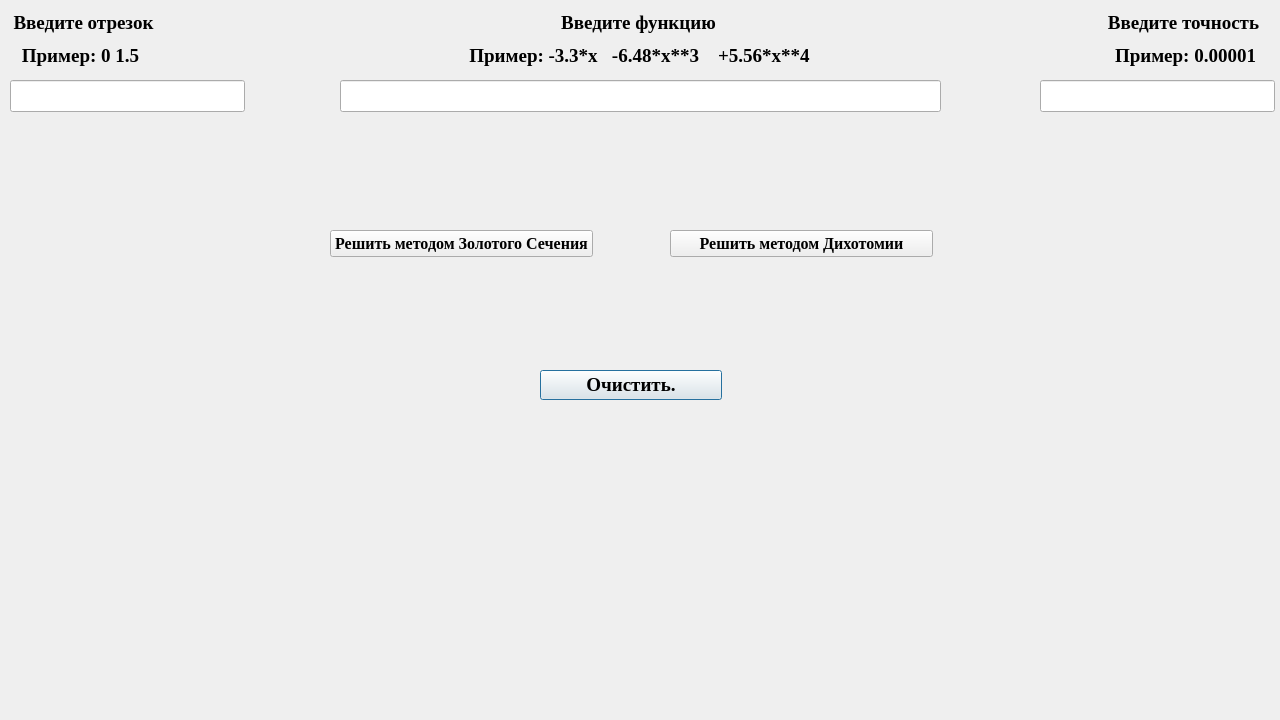
<?xml version="1.0" encoding="UTF-8"?>
<ui version="4.0">
 <class>Calculator</class>
 <widget class="QDialog" name="Calculator">
  <property name="geometry">
   <rect>
    <x>0</x>
    <y>0</y>
    <width>1280</width>
    <height>720</height>
   </rect>
  </property>
  <property name="minimumSize">
   <size>
    <width>1280</width>
    <height>720</height>
   </size>
  </property>
  <property name="maximumSize">
   <size>
    <width>1280</width>
    <height>720</height>
   </size>
  </property>
  <property name="windowTitle">
   <string>Dialog</string>
  </property>
  <widget class="QLabel" name="getAnswer">
   <property name="geometry">
    <rect>
     <x>390</x>
     <y>310</y>
     <width>481</width>
     <height>37</height>
    </rect>
   </property>
   <property name="palette">
    <palette>
     <active>
      <colorrole role="WindowText">
       <brush brushstyle="SolidPattern">
        <color alpha="255">
         <red>0</red>
         <green>0</green>
         <blue>0</blue>
        </color>
       </brush>
      </colorrole>
      <colorrole role="Text">
       <brush brushstyle="SolidPattern">
        <color alpha="255">
         <red>0</red>
         <green>0</green>
         <blue>0</blue>
        </color>
       </brush>
      </colorrole>
      <colorrole role="ButtonText">
       <brush brushstyle="SolidPattern">
        <color alpha="255">
         <red>0</red>
         <green>0</green>
         <blue>0</blue>
        </color>
       </brush>
      </colorrole>
     </active>
     <inactive>
      <colorrole role="WindowText">
       <brush brushstyle="SolidPattern">
        <color alpha="255">
         <red>0</red>
         <green>0</green>
         <blue>0</blue>
        </color>
       </brush>
      </colorrole>
      <colorrole role="Text">
       <brush brushstyle="SolidPattern">
        <color alpha="255">
         <red>0</red>
         <green>0</green>
         <blue>0</blue>
        </color>
       </brush>
      </colorrole>
      <colorrole role="ButtonText">
       <brush brushstyle="SolidPattern">
        <color alpha="255">
         <red>0</red>
         <green>0</green>
         <blue>0</blue>
        </color>
       </brush>
      </colorrole>
     </inactive>
     <disabled>
      <colorrole role="WindowText">
       <brush brushstyle="SolidPattern">
        <color alpha="255">
         <red>0</red>
         <green>0</green>
         <blue>0</blue>
        </color>
       </brush>
      </colorrole>
      <colorrole role="Text">
       <brush brushstyle="SolidPattern">
        <color alpha="255">
         <red>0</red>
         <green>0</green>
         <blue>0</blue>
        </color>
       </brush>
      </colorrole>
      <colorrole role="ButtonText">
       <brush brushstyle="SolidPattern">
        <color alpha="255">
         <red>0</red>
         <green>0</green>
         <blue>0</blue>
        </color>
       </brush>
      </colorrole>
     </disabled>
    </palette>
   </property>
   <property name="font">
    <font>
     <family>Times New Roman</family>
     <pointsize>24</pointsize>
     <weight>75</weight>
     <bold>true</bold>
    </font>
   </property>
   <property name="layoutDirection">
    <enum>Qt::LeftToRight</enum>
   </property>
   <property name="styleSheet">
    <string notr="true">color: rgb(0, 0, 0);</string>
   </property>
   <property name="text">
    <string/>
   </property>
   <property name="alignment">
    <set>Qt::AlignCenter</set>
   </property>
  </widget>
  <widget class="QPushButton" name="clear">
   <property name="geometry">
    <rect>
     <x>540</x>
     <y>370</y>
     <width>182</width>
     <height>30</height>
    </rect>
   </property>
   <property name="palette">
    <palette>
     <active>
      <colorrole role="WindowText">
       <brush brushstyle="SolidPattern">
        <color alpha="255">
         <red>0</red>
         <green>0</green>
         <blue>0</blue>
        </color>
       </brush>
      </colorrole>
      <colorrole role="Text">
       <brush brushstyle="SolidPattern">
        <color alpha="255">
         <red>0</red>
         <green>0</green>
         <blue>0</blue>
        </color>
       </brush>
      </colorrole>
      <colorrole role="ButtonText">
       <brush brushstyle="SolidPattern">
        <color alpha="255">
         <red>0</red>
         <green>0</green>
         <blue>0</blue>
        </color>
       </brush>
      </colorrole>
     </active>
     <inactive>
      <colorrole role="WindowText">
       <brush brushstyle="SolidPattern">
        <color alpha="255">
         <red>0</red>
         <green>0</green>
         <blue>0</blue>
        </color>
       </brush>
      </colorrole>
      <colorrole role="Text">
       <brush brushstyle="SolidPattern">
        <color alpha="255">
         <red>0</red>
         <green>0</green>
         <blue>0</blue>
        </color>
       </brush>
      </colorrole>
      <colorrole role="ButtonText">
       <brush brushstyle="SolidPattern">
        <color alpha="255">
         <red>0</red>
         <green>0</green>
         <blue>0</blue>
        </color>
       </brush>
      </colorrole>
     </inactive>
     <disabled>
      <colorrole role="WindowText">
       <brush brushstyle="SolidPattern">
        <color alpha="255">
         <red>0</red>
         <green>0</green>
         <blue>0</blue>
        </color>
       </brush>
      </colorrole>
      <colorrole role="Text">
       <brush brushstyle="SolidPattern">
        <color alpha="255">
         <red>0</red>
         <green>0</green>
         <blue>0</blue>
        </color>
       </brush>
      </colorrole>
      <colorrole role="ButtonText">
       <brush brushstyle="SolidPattern">
        <color alpha="255">
         <red>0</red>
         <green>0</green>
         <blue>0</blue>
        </color>
       </brush>
      </colorrole>
     </disabled>
    </palette>
   </property>
   <property name="font">
    <font>
     <family>Times New Roman</family>
     <pointsize>14</pointsize>
     <weight>75</weight>
     <bold>true</bold>
    </font>
   </property>
   <property name="styleSheet">
    <string notr="true">color: rgb(0, 0, 0);</string>
   </property>
   <property name="text">
    <string>Очистить.</string>
   </property>
  </widget>
  <widget class="QPushButton" name="getAnswerDichotomy">
   <property name="geometry">
    <rect>
     <x>670</x>
     <y>230</y>
     <width>263</width>
     <height>27</height>
    </rect>
   </property>
   <property name="palette">
    <palette>
     <active>
      <colorrole role="WindowText">
       <brush brushstyle="SolidPattern">
        <color alpha="255">
         <red>0</red>
         <green>0</green>
         <blue>0</blue>
        </color>
       </brush>
      </colorrole>
      <colorrole role="Text">
       <brush brushstyle="SolidPattern">
        <color alpha="255">
         <red>0</red>
         <green>0</green>
         <blue>0</blue>
        </color>
       </brush>
      </colorrole>
      <colorrole role="ButtonText">
       <brush brushstyle="SolidPattern">
        <color alpha="255">
         <red>0</red>
         <green>0</green>
         <blue>0</blue>
        </color>
       </brush>
      </colorrole>
     </active>
     <inactive>
      <colorrole role="WindowText">
       <brush brushstyle="SolidPattern">
        <color alpha="255">
         <red>0</red>
         <green>0</green>
         <blue>0</blue>
        </color>
       </brush>
      </colorrole>
      <colorrole role="Text">
       <brush brushstyle="SolidPattern">
        <color alpha="255">
         <red>0</red>
         <green>0</green>
         <blue>0</blue>
        </color>
       </brush>
      </colorrole>
      <colorrole role="ButtonText">
       <brush brushstyle="SolidPattern">
        <color alpha="255">
         <red>0</red>
         <green>0</green>
         <blue>0</blue>
        </color>
       </brush>
      </colorrole>
     </inactive>
     <disabled>
      <colorrole role="WindowText">
       <brush brushstyle="SolidPattern">
        <color alpha="255">
         <red>0</red>
         <green>0</green>
         <blue>0</blue>
        </color>
       </brush>
      </colorrole>
      <colorrole role="Text">
       <brush brushstyle="SolidPattern">
        <color alpha="255">
         <red>0</red>
         <green>0</green>
         <blue>0</blue>
        </color>
       </brush>
      </colorrole>
      <colorrole role="ButtonText">
       <brush brushstyle="SolidPattern">
        <color alpha="255">
         <red>0</red>
         <green>0</green>
         <blue>0</blue>
        </color>
       </brush>
      </colorrole>
     </disabled>
    </palette>
   </property>
   <property name="font">
    <font>
     <family>Times New Roman</family>
     <pointsize>12</pointsize>
     <weight>75</weight>
     <bold>true</bold>
    </font>
   </property>
   <property name="styleSheet">
    <string notr="true">color: rgb(0, 0, 0);</string>
   </property>
   <property name="text">
    <string>Решить методом Дихотомии</string>
   </property>
  </widget>
  <widget class="QPushButton" name="getAnswerGolden">
   <property name="geometry">
    <rect>
     <x>330</x>
     <y>230</y>
     <width>263</width>
     <height>27</height>
    </rect>
   </property>
   <property name="palette">
    <palette>
     <active>
      <colorrole role="WindowText">
       <brush brushstyle="SolidPattern">
        <color alpha="255">
         <red>0</red>
         <green>0</green>
         <blue>0</blue>
        </color>
       </brush>
      </colorrole>
      <colorrole role="Text">
       <brush brushstyle="SolidPattern">
        <color alpha="255">
         <red>0</red>
         <green>0</green>
         <blue>0</blue>
        </color>
       </brush>
      </colorrole>
      <colorrole role="ButtonText">
       <brush brushstyle="SolidPattern">
        <color alpha="255">
         <red>0</red>
         <green>0</green>
         <blue>0</blue>
        </color>
       </brush>
      </colorrole>
     </active>
     <inactive>
      <colorrole role="WindowText">
       <brush brushstyle="SolidPattern">
        <color alpha="255">
         <red>0</red>
         <green>0</green>
         <blue>0</blue>
        </color>
       </brush>
      </colorrole>
      <colorrole role="Text">
       <brush brushstyle="SolidPattern">
        <color alpha="255">
         <red>0</red>
         <green>0</green>
         <blue>0</blue>
        </color>
       </brush>
      </colorrole>
      <colorrole role="ButtonText">
       <brush brushstyle="SolidPattern">
        <color alpha="255">
         <red>0</red>
         <green>0</green>
         <blue>0</blue>
        </color>
       </brush>
      </colorrole>
     </inactive>
     <disabled>
      <colorrole role="WindowText">
       <brush brushstyle="SolidPattern">
        <color alpha="255">
         <red>0</red>
         <green>0</green>
         <blue>0</blue>
        </color>
       </brush>
      </colorrole>
      <colorrole role="Text">
       <brush brushstyle="SolidPattern">
        <color alpha="255">
         <red>0</red>
         <green>0</green>
         <blue>0</blue>
        </color>
       </brush>
      </colorrole>
      <colorrole role="ButtonText">
       <brush brushstyle="SolidPattern">
        <color alpha="255">
         <red>0</red>
         <green>0</green>
         <blue>0</blue>
        </color>
       </brush>
      </colorrole>
     </disabled>
    </palette>
   </property>
   <property name="font">
    <font>
     <family>Times New Roman</family>
     <pointsize>12</pointsize>
     <weight>75</weight>
     <bold>true</bold>
    </font>
   </property>
   <property name="styleSheet">
    <string notr="true">color: rgb(0, 0, 0);</string>
   </property>
   <property name="text">
    <string>Решить методом Золотого Сечения</string>
   </property>
  </widget>
  <widget class="QLabel" name="Func">
   <property name="geometry">
    <rect>
     <x>560</x>
     <y>12</y>
     <width>157</width>
     <height>22</height>
    </rect>
   </property>
   <property name="palette">
    <palette>
     <active>
      <colorrole role="WindowText">
       <brush brushstyle="SolidPattern">
        <color alpha="255">
         <red>0</red>
         <green>0</green>
         <blue>0</blue>
        </color>
       </brush>
      </colorrole>
      <colorrole role="Text">
       <brush brushstyle="SolidPattern">
        <color alpha="255">
         <red>0</red>
         <green>0</green>
         <blue>0</blue>
        </color>
       </brush>
      </colorrole>
      <colorrole role="ButtonText">
       <brush brushstyle="SolidPattern">
        <color alpha="255">
         <red>0</red>
         <green>0</green>
         <blue>0</blue>
        </color>
       </brush>
      </colorrole>
     </active>
     <inactive>
      <colorrole role="WindowText">
       <brush brushstyle="SolidPattern">
        <color alpha="255">
         <red>0</red>
         <green>0</green>
         <blue>0</blue>
        </color>
       </brush>
      </colorrole>
      <colorrole role="Text">
       <brush brushstyle="SolidPattern">
        <color alpha="255">
         <red>0</red>
         <green>0</green>
         <blue>0</blue>
        </color>
       </brush>
      </colorrole>
      <colorrole role="ButtonText">
       <brush brushstyle="SolidPattern">
        <color alpha="255">
         <red>0</red>
         <green>0</green>
         <blue>0</blue>
        </color>
       </brush>
      </colorrole>
     </inactive>
     <disabled>
      <colorrole role="WindowText">
       <brush brushstyle="SolidPattern">
        <color alpha="255">
         <red>0</red>
         <green>0</green>
         <blue>0</blue>
        </color>
       </brush>
      </colorrole>
      <colorrole role="Text">
       <brush brushstyle="SolidPattern">
        <color alpha="255">
         <red>0</red>
         <green>0</green>
         <blue>0</blue>
        </color>
       </brush>
      </colorrole>
      <colorrole role="ButtonText">
       <brush brushstyle="SolidPattern">
        <color alpha="255">
         <red>0</red>
         <green>0</green>
         <blue>0</blue>
        </color>
       </brush>
      </colorrole>
     </disabled>
    </palette>
   </property>
   <property name="font">
    <font>
     <family>Times New Roman</family>
     <pointsize>14</pointsize>
     <weight>75</weight>
     <bold>true</bold>
    </font>
   </property>
   <property name="styleSheet">
    <string notr="true">color: rgb(0, 0, 0);</string>
   </property>
   <property name="text">
    <string>Введите функцию</string>
   </property>
   <property name="alignment">
    <set>Qt::AlignCenter</set>
   </property>
  </widget>
  <widget class="QLabel" name="Accuracy">
   <property name="geometry">
    <rect>
     <x>1106</x>
     <y>12</y>
     <width>155</width>
     <height>22</height>
    </rect>
   </property>
   <property name="palette">
    <palette>
     <active>
      <colorrole role="WindowText">
       <brush brushstyle="SolidPattern">
        <color alpha="255">
         <red>0</red>
         <green>0</green>
         <blue>0</blue>
        </color>
       </brush>
      </colorrole>
      <colorrole role="Text">
       <brush brushstyle="SolidPattern">
        <color alpha="255">
         <red>0</red>
         <green>0</green>
         <blue>0</blue>
        </color>
       </brush>
      </colorrole>
      <colorrole role="ButtonText">
       <brush brushstyle="SolidPattern">
        <color alpha="255">
         <red>0</red>
         <green>0</green>
         <blue>0</blue>
        </color>
       </brush>
      </colorrole>
     </active>
     <inactive>
      <colorrole role="WindowText">
       <brush brushstyle="SolidPattern">
        <color alpha="255">
         <red>0</red>
         <green>0</green>
         <blue>0</blue>
        </color>
       </brush>
      </colorrole>
      <colorrole role="Text">
       <brush brushstyle="SolidPattern">
        <color alpha="255">
         <red>0</red>
         <green>0</green>
         <blue>0</blue>
        </color>
       </brush>
      </colorrole>
      <colorrole role="ButtonText">
       <brush brushstyle="SolidPattern">
        <color alpha="255">
         <red>0</red>
         <green>0</green>
         <blue>0</blue>
        </color>
       </brush>
      </colorrole>
     </inactive>
     <disabled>
      <colorrole role="WindowText">
       <brush brushstyle="SolidPattern">
        <color alpha="255">
         <red>0</red>
         <green>0</green>
         <blue>0</blue>
        </color>
       </brush>
      </colorrole>
      <colorrole role="Text">
       <brush brushstyle="SolidPattern">
        <color alpha="255">
         <red>0</red>
         <green>0</green>
         <blue>0</blue>
        </color>
       </brush>
      </colorrole>
      <colorrole role="ButtonText">
       <brush brushstyle="SolidPattern">
        <color alpha="255">
         <red>0</red>
         <green>0</green>
         <blue>0</blue>
        </color>
       </brush>
      </colorrole>
     </disabled>
    </palette>
   </property>
   <property name="font">
    <font>
     <family>Times New Roman</family>
     <pointsize>14</pointsize>
     <weight>75</weight>
     <bold>true</bold>
    </font>
   </property>
   <property name="styleSheet">
    <string notr="true">color: rgb(0, 0, 0);</string>
   </property>
   <property name="text">
    <string>Введите точность</string>
   </property>
   <property name="alignment">
    <set>Qt::AlignCenter</set>
   </property>
  </widget>
  <widget class="QLabel" name="Section">
   <property name="geometry">
    <rect>
     <x>12</x>
     <y>12</y>
     <width>143</width>
     <height>22</height>
    </rect>
   </property>
   <property name="palette">
    <palette>
     <active>
      <colorrole role="WindowText">
       <brush brushstyle="SolidPattern">
        <color alpha="255">
         <red>0</red>
         <green>0</green>
         <blue>0</blue>
        </color>
       </brush>
      </colorrole>
      <colorrole role="Text">
       <brush brushstyle="SolidPattern">
        <color alpha="255">
         <red>0</red>
         <green>0</green>
         <blue>0</blue>
        </color>
       </brush>
      </colorrole>
      <colorrole role="ButtonText">
       <brush brushstyle="SolidPattern">
        <color alpha="255">
         <red>0</red>
         <green>0</green>
         <blue>0</blue>
        </color>
       </brush>
      </colorrole>
     </active>
     <inactive>
      <colorrole role="WindowText">
       <brush brushstyle="SolidPattern">
        <color alpha="255">
         <red>0</red>
         <green>0</green>
         <blue>0</blue>
        </color>
       </brush>
      </colorrole>
      <colorrole role="Text">
       <brush brushstyle="SolidPattern">
        <color alpha="255">
         <red>0</red>
         <green>0</green>
         <blue>0</blue>
        </color>
       </brush>
      </colorrole>
      <colorrole role="ButtonText">
       <brush brushstyle="SolidPattern">
        <color alpha="255">
         <red>0</red>
         <green>0</green>
         <blue>0</blue>
        </color>
       </brush>
      </colorrole>
     </inactive>
     <disabled>
      <colorrole role="WindowText">
       <brush brushstyle="SolidPattern">
        <color alpha="255">
         <red>0</red>
         <green>0</green>
         <blue>0</blue>
        </color>
       </brush>
      </colorrole>
      <colorrole role="Text">
       <brush brushstyle="SolidPattern">
        <color alpha="255">
         <red>0</red>
         <green>0</green>
         <blue>0</blue>
        </color>
       </brush>
      </colorrole>
      <colorrole role="ButtonText">
       <brush brushstyle="SolidPattern">
        <color alpha="255">
         <red>0</red>
         <green>0</green>
         <blue>0</blue>
        </color>
       </brush>
      </colorrole>
     </disabled>
    </palette>
   </property>
   <property name="font">
    <font>
     <family>Times New Roman</family>
     <pointsize>14</pointsize>
     <weight>75</weight>
     <bold>true</bold>
    </font>
   </property>
   <property name="styleSheet">
    <string notr="true">color: rgb(0, 0, 0);</string>
   </property>
   <property name="text">
    <string>Введите отрезок</string>
   </property>
   <property name="alignment">
    <set>Qt::AlignCenter</set>
   </property>
  </widget>
  <widget class="QLineEdit" name="sectionCounts">
   <property name="geometry">
    <rect>
     <x>10</x>
     <y>80</y>
     <width>235</width>
     <height>32</height>
    </rect>
   </property>
   <property name="palette">
    <palette>
     <active>
      <colorrole role="WindowText">
       <brush brushstyle="SolidPattern">
        <color alpha="255">
         <red>0</red>
         <green>0</green>
         <blue>0</blue>
        </color>
       </brush>
      </colorrole>
      <colorrole role="Text">
       <brush brushstyle="SolidPattern">
        <color alpha="255">
         <red>0</red>
         <green>0</green>
         <blue>0</blue>
        </color>
       </brush>
      </colorrole>
      <colorrole role="ButtonText">
       <brush brushstyle="SolidPattern">
        <color alpha="255">
         <red>0</red>
         <green>0</green>
         <blue>0</blue>
        </color>
       </brush>
      </colorrole>
     </active>
     <inactive>
      <colorrole role="WindowText">
       <brush brushstyle="SolidPattern">
        <color alpha="255">
         <red>0</red>
         <green>0</green>
         <blue>0</blue>
        </color>
       </brush>
      </colorrole>
      <colorrole role="Text">
       <brush brushstyle="SolidPattern">
        <color alpha="255">
         <red>0</red>
         <green>0</green>
         <blue>0</blue>
        </color>
       </brush>
      </colorrole>
      <colorrole role="ButtonText">
       <brush brushstyle="SolidPattern">
        <color alpha="255">
         <red>0</red>
         <green>0</green>
         <blue>0</blue>
        </color>
       </brush>
      </colorrole>
     </inactive>
     <disabled>
      <colorrole role="WindowText">
       <brush brushstyle="SolidPattern">
        <color alpha="255">
         <red>0</red>
         <green>0</green>
         <blue>0</blue>
        </color>
       </brush>
      </colorrole>
      <colorrole role="Text">
       <brush brushstyle="SolidPattern">
        <color alpha="255">
         <red>0</red>
         <green>0</green>
         <blue>0</blue>
        </color>
       </brush>
      </colorrole>
      <colorrole role="ButtonText">
       <brush brushstyle="SolidPattern">
        <color alpha="255">
         <red>0</red>
         <green>0</green>
         <blue>0</blue>
        </color>
       </brush>
      </colorrole>
     </disabled>
    </palette>
   </property>
   <property name="font">
    <font>
     <family>Times New Roman</family>
     <pointsize>18</pointsize>
     <weight>75</weight>
     <bold>true</bold>
    </font>
   </property>
   <property name="styleSheet">
    <string notr="true">color: rgb(0, 0, 0);</string>
   </property>
  </widget>
  <widget class="QLineEdit" name="funcCounts">
   <property name="geometry">
    <rect>
     <x>340</x>
     <y>80</y>
     <width>601</width>
     <height>32</height>
    </rect>
   </property>
   <property name="palette">
    <palette>
     <active>
      <colorrole role="WindowText">
       <brush brushstyle="SolidPattern">
        <color alpha="255">
         <red>0</red>
         <green>0</green>
         <blue>0</blue>
        </color>
       </brush>
      </colorrole>
      <colorrole role="Text">
       <brush brushstyle="SolidPattern">
        <color alpha="255">
         <red>0</red>
         <green>0</green>
         <blue>0</blue>
        </color>
       </brush>
      </colorrole>
      <colorrole role="ButtonText">
       <brush brushstyle="SolidPattern">
        <color alpha="255">
         <red>0</red>
         <green>0</green>
         <blue>0</blue>
        </color>
       </brush>
      </colorrole>
     </active>
     <inactive>
      <colorrole role="WindowText">
       <brush brushstyle="SolidPattern">
        <color alpha="255">
         <red>0</red>
         <green>0</green>
         <blue>0</blue>
        </color>
       </brush>
      </colorrole>
      <colorrole role="Text">
       <brush brushstyle="SolidPattern">
        <color alpha="255">
         <red>0</red>
         <green>0</green>
         <blue>0</blue>
        </color>
       </brush>
      </colorrole>
      <colorrole role="ButtonText">
       <brush brushstyle="SolidPattern">
        <color alpha="255">
         <red>0</red>
         <green>0</green>
         <blue>0</blue>
        </color>
       </brush>
      </colorrole>
     </inactive>
     <disabled>
      <colorrole role="WindowText">
       <brush brushstyle="SolidPattern">
        <color alpha="255">
         <red>0</red>
         <green>0</green>
         <blue>0</blue>
        </color>
       </brush>
      </colorrole>
      <colorrole role="Text">
       <brush brushstyle="SolidPattern">
        <color alpha="255">
         <red>0</red>
         <green>0</green>
         <blue>0</blue>
        </color>
       </brush>
      </colorrole>
      <colorrole role="ButtonText">
       <brush brushstyle="SolidPattern">
        <color alpha="255">
         <red>0</red>
         <green>0</green>
         <blue>0</blue>
        </color>
       </brush>
      </colorrole>
     </disabled>
    </palette>
   </property>
   <property name="font">
    <font>
     <family>Times New Roman</family>
     <pointsize>18</pointsize>
     <weight>75</weight>
     <bold>true</bold>
    </font>
   </property>
   <property name="styleSheet">
    <string notr="true">color: rgb(0, 0, 0);</string>
   </property>
  </widget>
  <widget class="QLineEdit" name="accuracyCounts">
   <property name="geometry">
    <rect>
     <x>1040</x>
     <y>80</y>
     <width>235</width>
     <height>32</height>
    </rect>
   </property>
   <property name="palette">
    <palette>
     <active>
      <colorrole role="WindowText">
       <brush brushstyle="SolidPattern">
        <color alpha="255">
         <red>0</red>
         <green>0</green>
         <blue>0</blue>
        </color>
       </brush>
      </colorrole>
      <colorrole role="Text">
       <brush brushstyle="SolidPattern">
        <color alpha="255">
         <red>0</red>
         <green>0</green>
         <blue>0</blue>
        </color>
       </brush>
      </colorrole>
      <colorrole role="ButtonText">
       <brush brushstyle="SolidPattern">
        <color alpha="255">
         <red>0</red>
         <green>0</green>
         <blue>0</blue>
        </color>
       </brush>
      </colorrole>
     </active>
     <inactive>
      <colorrole role="WindowText">
       <brush brushstyle="SolidPattern">
        <color alpha="255">
         <red>0</red>
         <green>0</green>
         <blue>0</blue>
        </color>
       </brush>
      </colorrole>
      <colorrole role="Text">
       <brush brushstyle="SolidPattern">
        <color alpha="255">
         <red>0</red>
         <green>0</green>
         <blue>0</blue>
        </color>
       </brush>
      </colorrole>
      <colorrole role="ButtonText">
       <brush brushstyle="SolidPattern">
        <color alpha="255">
         <red>0</red>
         <green>0</green>
         <blue>0</blue>
        </color>
       </brush>
      </colorrole>
     </inactive>
     <disabled>
      <colorrole role="WindowText">
       <brush brushstyle="SolidPattern">
        <color alpha="255">
         <red>0</red>
         <green>0</green>
         <blue>0</blue>
        </color>
       </brush>
      </colorrole>
      <colorrole role="Text">
       <brush brushstyle="SolidPattern">
        <color alpha="255">
         <red>0</red>
         <green>0</green>
         <blue>0</blue>
        </color>
       </brush>
      </colorrole>
      <colorrole role="ButtonText">
       <brush brushstyle="SolidPattern">
        <color alpha="255">
         <red>0</red>
         <green>0</green>
         <blue>0</blue>
        </color>
       </brush>
      </colorrole>
     </disabled>
    </palette>
   </property>
   <property name="font">
    <font>
     <family>Times New Roman</family>
     <pointsize>18</pointsize>
     <weight>75</weight>
     <bold>true</bold>
    </font>
   </property>
   <property name="styleSheet">
    <string notr="true">color: rgb(0, 0, 0);</string>
   </property>
  </widget>
  <widget class="QLabel" name="labelSection">
   <property name="geometry">
    <rect>
     <x>10</x>
     <y>40</y>
     <width>141</width>
     <height>31</height>
    </rect>
   </property>
   <property name="font">
    <font>
     <family>Times New Roman</family>
     <pointsize>14</pointsize>
     <weight>75</weight>
     <bold>true</bold>
    </font>
   </property>
   <property name="text">
    <string>Пример: 0 1.5</string>
   </property>
   <property name="alignment">
    <set>Qt::AlignCenter</set>
   </property>
  </widget>
  <widget class="QLabel" name="labelAccuracy">
   <property name="geometry">
    <rect>
     <x>1100</x>
     <y>40</y>
     <width>171</width>
     <height>31</height>
    </rect>
   </property>
   <property name="font">
    <font>
     <family>Times New Roman</family>
     <pointsize>14</pointsize>
     <weight>75</weight>
     <bold>true</bold>
    </font>
   </property>
   <property name="text">
    <string>Пример: 0.00001</string>
   </property>
   <property name="alignment">
    <set>Qt::AlignCenter</set>
   </property>
  </widget>
  <widget class="QLabel" name="labelFunc">
   <property name="geometry">
    <rect>
     <x>439</x>
     <y>40</y>
     <width>401</width>
     <height>31</height>
    </rect>
   </property>
   <property name="font">
    <font>
     <family>Times New Roman</family>
     <pointsize>14</pointsize>
     <weight>75</weight>
     <bold>true</bold>
    </font>
   </property>
   <property name="text">
    <string>Пример: -3.3*x   -6.48*x**3    +5.56*x**4</string>
   </property>
   <property name="alignment">
    <set>Qt::AlignCenter</set>
   </property>
  </widget>
 </widget>
 <resources/>
 <connections/>
</ui>
